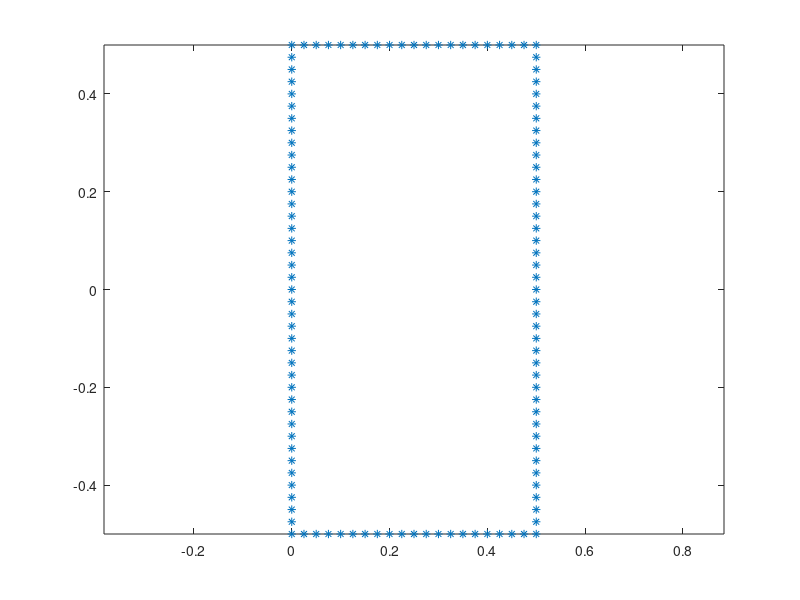

MATLAB code for this plot:
clc
clear
close all
%% Gmesh File for flexible plate
format long
%% Define Parameters
% size parameters
lengthx = 0.50;
lengthy = 1.00;
npointx = 21;
npointy = 41; % Must be odd
% mesh size
gmesh   = [1.00, 1.00, 1.00, 1.00]; % left, down, right, upper
dx      = lengthx / (npointx - 1);
dy      = lengthy / (npointy - 1);
npoints = (npointx + npointy - 2) * 2;
coor    = zeros(npoints,3);
pointsB = [1,(npointy+1)/2+1,(npointy+1)/2+npointx,(npointy+1)/2+npointx+npointy-1,(npointy+1)/2+2*npointx+npointy-2];
pointsE = [(npointy+1)/2,(npointy+1)/2+npointx-1,(npointy+1)/2+npointx+npointy-2,(npointy+1)/2+2*npointx+npointy-3,npoints];
% calculate coordinates
coor(pointsB(1):pointsE(1), 1) = 0;
coor(pointsB(2):pointsE(2), 1) = (dx:dx:lengthx);
coor(pointsB(3):pointsE(3), 1) = lengthx;
coor(pointsB(4):pointsE(4), 1) = (lengthx-dx:-dx:0);
coor(pointsB(5):pointsE(5), 1) = 0;

coor(pointsB(1):pointsE(1), 2) = (0:-dy:-lengthy/2);
coor(pointsB(2):pointsE(2), 2) = -lengthy/2;
coor(pointsB(3):pointsE(3), 2) = (-lengthy/2+dy:dy:lengthy/2);
coor(pointsB(4):pointsE(4), 2) =  lengthy/2;
coor(pointsB(5):pointsE(5), 2) = (lengthy/2-dy:-dy:dy);
% write points  =====================================================================================
writedata = '.\Scripts\Plate.geo';
file = fopen(writedata,'w');
fprintf(file,'// gmesh file for flapping plate\n\n');
for i=pointsB(1):pointsE(1)
    fprintf(file,'Point(%d) = {%.6f,%.6f,0.0,%.6f,%.6f};\n',i,coor(i,1),coor(i,2),coor(i,3),gmesh(1)); 
end
for i=pointsB(2):pointsE(2)
    fprintf(file,'Point(%d) = {%.6f,%.6f,0.0,%.6f,%.6f};\n',i,coor(i,1),coor(i,2),coor(i,3),gmesh(2)); 
end
for i=pointsB(3):pointsE(3)
    fprintf(file,'Point(%d) = {%.6f,%.6f,0.0,%.6f,%.6f};\n',i,coor(i,1),coor(i,2),coor(i,3),gmesh(3)); 
end
for i=pointsB(4):pointsE(4)
    fprintf(file,'Point(%d) = {%.6f,%.6f,0.0,%.6f,%.6f};\n',i,coor(i,1),coor(i,2),coor(i,3),gmesh(4)); 
end
for i=pointsB(5):pointsE(5)
    fprintf(file,'Point(%d) = {%.6f,%.6f,0.0,%.6f,%.6f};\n',i,coor(i,1),coor(i,2),coor(i,3),gmesh(1)); 
end
% write lines   =====================================================================================
for i=1:(npoints-1)
    fprintf(file,'Line(%d) = {%d,%d};\n',i,i,i+1); 
end
fprintf(file,'Line(%d) = {%d,%d};\n\n',npoints,npoints,1);
% write line loops   ================================================================================
fprintf(file,'Line Loop(1) = {');
for i=1:(npoints-1)
    fprintf(file,'%d,',i); 
end
fprintf(file,'%d};\n\n',npoints);
% write physical lines and surfaces   ===============================================================
% left
fprintf(file,'Physical Line(1)= {');
for i=pointsB(5)-1:pointsE(5)
    fprintf(file,'%d,',i); 
end
for i=pointsB(1):pointsE(1)-2
    fprintf(file,'%d,',i); 
end
fprintf(file,'%d};\n',pointsE(1)-1);
% down
fprintf(file,'Physical Line(2)= {');
for i=pointsB(2)-1:pointsE(2)-2
    fprintf(file,'%d,',i); 
end
fprintf(file,'%d};\n',pointsE(2)-1);
% right
fprintf(file,'Physical Line(3)= {');
for i=pointsB(3)-1:pointsE(3)-2
    fprintf(file,'%d,',i); 
end
fprintf(file,'%d};\n',pointsE(3)-1);
% top
fprintf(file,'Physical Line(4)= {');
for i=pointsB(4)-1:pointsE(4)-2
    fprintf(file,'%d,',i); 
end
fprintf(file,'%d};\n',pointsE(4)-1);
fprintf(file,'\nPlane Surface(5) = {1};\n');
fprintf(file,'\nPhysical Surface(6) = {5};\n');
fprintf(file,'\nPrint.JpegSmoothing = 1;\n');
fclose all;

figure(1)
plot(coor(:,1),coor(:,2),'*')
axis equal